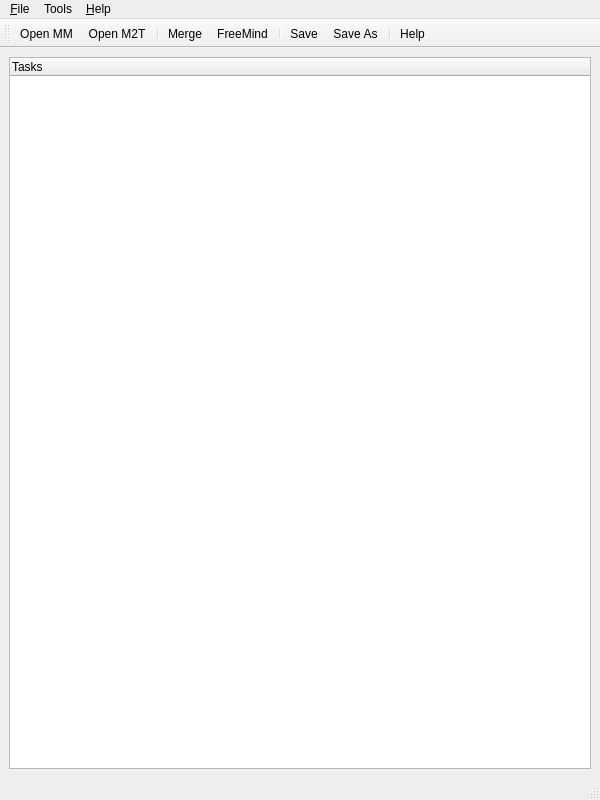
<?xml version="1.0" encoding="UTF-8"?>
<ui version="4.0">
 <class>MainWindow</class>
 <widget class="QMainWindow" name="MainWindow">
  <property name="geometry">
   <rect>
    <x>0</x>
    <y>0</y>
    <width>600</width>
    <height>800</height>
   </rect>
  </property>
  <property name="windowTitle">
   <string>M2Todo</string>
  </property>
  <property name="windowIcon">
   <iconset resource="icons.qrc">
    <normaloff>:/icons/basket.png</normaloff>:/icons/basket.png</iconset>
  </property>
  <widget class="QWidget" name="centralwidget">
   <layout class="QVBoxLayout" name="verticalLayout">
    <item>
     <widget class="QTreeWidget" name="treeWidget">
      <property name="rootIsDecorated">
       <bool>false</bool>
      </property>
      <column>
       <property name="text">
        <string>Tasks</string>
       </property>
      </column>
     </widget>
    </item>
   </layout>
  </widget>
  <widget class="QMenuBar" name="menubar">
   <property name="geometry">
    <rect>
     <x>0</x>
     <y>0</y>
     <width>600</width>
     <height>21</height>
    </rect>
   </property>
   <widget class="QMenu" name="menuFile">
    <property name="title">
     <string>&amp;File</string>
    </property>
    <addaction name="actionOpen_MM"/>
    <addaction name="actionOpen_M2T"/>
    <addaction name="separator"/>
    <addaction name="actionSave"/>
    <addaction name="actionSave_As"/>
    <addaction name="separator"/>
    <addaction name="actionQuit"/>
   </widget>
   <widget class="QMenu" name="menuTools">
    <property name="title">
     <string>Tools</string>
    </property>
    <addaction name="actionMerge"/>
    <addaction name="actionFreeMind"/>
   </widget>
   <widget class="QMenu" name="menuHelp">
    <property name="title">
     <string>&amp;Help</string>
    </property>
    <addaction name="actionHelp"/>
    <addaction name="actionAbout_M2Todo"/>
   </widget>
   <addaction name="menuFile"/>
   <addaction name="menuTools"/>
   <addaction name="menuHelp"/>
  </widget>
  <widget class="QStatusBar" name="statusbar"/>
  <widget class="QToolBar" name="toolBar">
   <property name="windowTitle">
    <string>toolBar</string>
   </property>
   <property name="toolButtonStyle">
    <enum>Qt::ToolButtonIconOnly</enum>
   </property>
   <property name="floatable">
    <bool>false</bool>
   </property>
   <attribute name="toolBarArea">
    <enum>TopToolBarArea</enum>
   </attribute>
   <attribute name="toolBarBreak">
    <bool>false</bool>
   </attribute>
   <addaction name="actionOpen_MM"/>
   <addaction name="actionOpen_M2T"/>
   <addaction name="separator"/>
   <addaction name="actionMerge"/>
   <addaction name="actionFreeMind"/>
   <addaction name="separator"/>
   <addaction name="actionSave"/>
   <addaction name="actionSave_As"/>
   <addaction name="separator"/>
   <addaction name="actionHelp"/>
  </widget>
  <action name="actionOpen_MM">
   <property name="icon">
    <iconset resource="icons.qrc">
     <normaloff>:/icons/document-new.png</normaloff>:/icons/document-new.png</iconset>
   </property>
   <property name="text">
    <string>&amp;Open MM...</string>
   </property>
   <property name="shortcut">
    <string>Ctrl+O</string>
   </property>
  </action>
  <action name="actionOpen_M2T">
   <property name="icon">
    <iconset resource="icons.qrc">
     <normaloff>:/icons/document-edit.png</normaloff>:/icons/document-edit.png</iconset>
   </property>
   <property name="text">
    <string>Open M2T...</string>
   </property>
   <property name="shortcut">
    <string>Ctrl+Shift+O</string>
   </property>
  </action>
  <action name="actionSave">
   <property name="icon">
    <iconset resource="icons.qrc">
     <normaloff>:/icons/document-save.png</normaloff>:/icons/document-save.png</iconset>
   </property>
   <property name="text">
    <string>&amp;Save</string>
   </property>
   <property name="toolTip">
    <string>Save to M2T</string>
   </property>
   <property name="shortcut">
    <string>Ctrl+S</string>
   </property>
  </action>
  <action name="actionSave_As">
   <property name="icon">
    <iconset resource="icons.qrc">
     <normaloff>:/icons/document-save-as.png</normaloff>:/icons/document-save-as.png</iconset>
   </property>
   <property name="text">
    <string>Save As...</string>
   </property>
   <property name="shortcut">
    <string>Ctrl+Shift+S</string>
   </property>
  </action>
  <action name="actionMerge">
   <property name="icon">
    <iconset resource="icons.qrc">
     <normaloff>:/icons/merge.png</normaloff>:/icons/merge.png</iconset>
   </property>
   <property name="text">
    <string>&amp;Merge</string>
   </property>
   <property name="toolTip">
    <string>Merge current view to previously-saved M2T</string>
   </property>
   <property name="shortcut">
    <string>Ctrl+M</string>
   </property>
  </action>
  <action name="actionQuit">
   <property name="icon">
    <iconset resource="icons.qrc">
     <normaloff>:/icons/application-exit.png</normaloff>:/icons/application-exit.png</iconset>
   </property>
   <property name="text">
    <string>&amp;Quit</string>
   </property>
   <property name="shortcut">
    <string>Ctrl+Q</string>
   </property>
  </action>
  <action name="actionHelp">
   <property name="icon">
    <iconset resource="icons.qrc">
     <normaloff>:/icons/help-contents.png</normaloff>:/icons/help-contents.png</iconset>
   </property>
   <property name="text">
    <string>&amp;Help...</string>
   </property>
   <property name="shortcut">
    <string>Ctrl+H</string>
   </property>
  </action>
  <action name="actionAbout_M2Todo">
   <property name="icon">
    <iconset resource="icons.qrc">
     <normaloff>:/icons/help-about.png</normaloff>:/icons/help-about.png</iconset>
   </property>
   <property name="text">
    <string>About M2Todo</string>
   </property>
  </action>
  <action name="actionFreeMind">
   <property name="icon">
    <iconset resource="icons.qrc">
     <normaloff>:/icons/freemind.png</normaloff>:/icons/freemind.png</iconset>
   </property>
   <property name="text">
    <string>FreeMind</string>
   </property>
  </action>
 </widget>
 <resources>
  <include location="icons.qrc"/>
 </resources>
 <connections/>
</ui>
